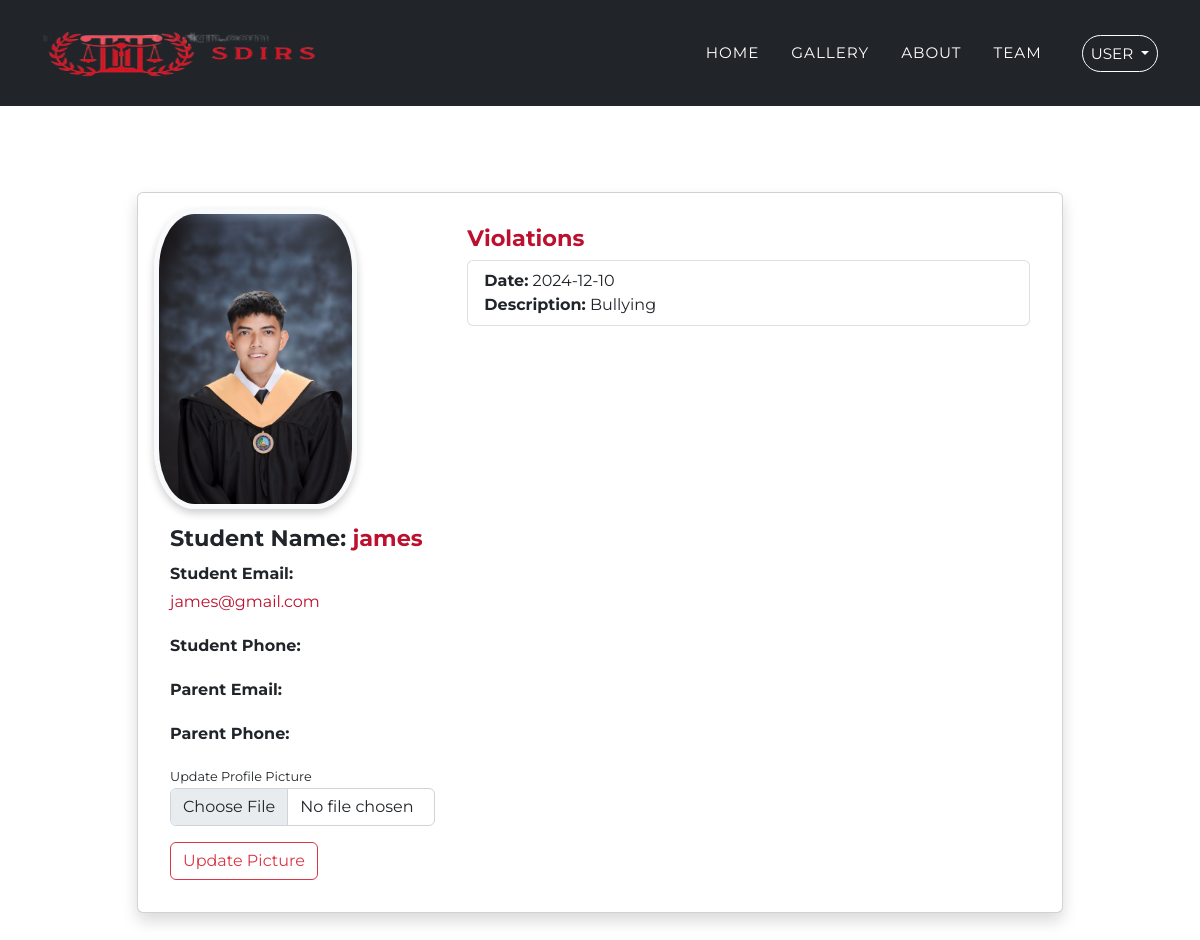
The page /student_logged/profile.php (signed in) on the database as committed earlier.
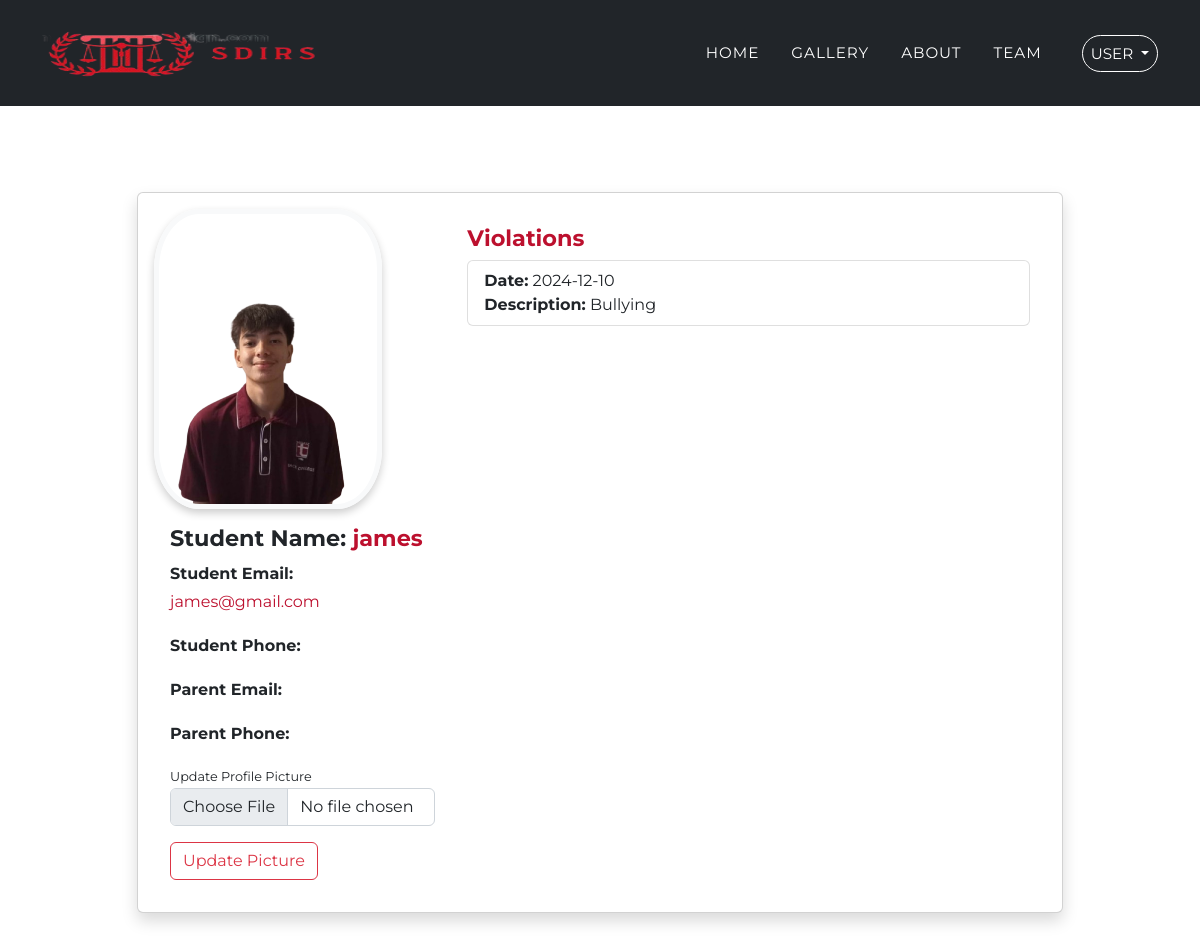
The same page on the database as committed later.
### tables this page shows
CREATE TABLE `users` (
  `id` int(11) NOT NULL,
  `name` varchar(100) NOT NULL,
  `email` varchar(100) NOT NULL,
  `password` varchar(255) NOT NULL,
  `profile_picture` varchar(255) DEFAULT 'default-profile.jpg',
  `violation_description` text DEFAULT NULL,
  `violation_date` date DEFAULT NULL,
  `student_phone` varchar(20) DEFAULT NULL,
  `parent_email` varchar(255) DEFAULT NULL,
  `parent_phone` varchar(20) DEFAULT NULL
);

### student_logged/profile.php (the view, shortened to what this page needs)
<?php
include "../include/config.php";
$user_id = $_SESSION['user_id'];
$sql = "SELECT name, email, student_phone, parent_email, parent_phone, profile_picture, violation_description, violation_date FROM users WHERE id = ?";
$stmt = $conn->prepare($sql);
$stmt->bind_param("i", $user_id);
$stmt->execute();
$result = $stmt->get_result();
$row = $result->fetch_assoc();
$violations = [];
if (!empty($row['violation_description']) && !empty($row['violation_date'])) {
    $violations[] = [
        'description' => $row['violation_description'],
        'date' => $row['violation_date']
    ];
}
?>
<!DOCTYPE html>
<html lang="en">
<head>
    <link rel="stylesheet" href="../css/styles.css" />
    <link rel="stylesheet" href="../css/profile.css" />
    <link rel="stylesheet" href="../css/modal.css" />
</head>
<body id="page-top">
    <?php include 'header.php'; ?>
    <section class="page-section mt-5" id="profile">
        <div class="container mt-5">
            <div class="row justify-content-center">
                <div class="col-lg-10">
                    <div class="card mb-4 shadow p-3 mb-5 bg-body-tertiary rounded">
                        <div class="row g-0">
                            <div class="col-md-4">
                                <img src="../img/profile/<?php echo !empty($row['profile_picture']) ? htmlspecialchars($row['profile_picture']) : 'default-profile.jpg'; ?>"
                                    class="img-fluid profile-picture"
                                    alt="Profile Picture">
                                <div class="card-body">
                                    <h5 class="card-title"><span class="text-dark">Student Name:</span> <?php echo $row['name']; ?></h5>
                                    <p class="card-text"><span class="card-p" >Student Email: </span><span class="card-span"><?php echo $row['email']; ?></span></p>
                                    <p class="card-text"><span class="card-p" >Student Phone:</span> <span class="card-span"><?php echo $row['student_phone']; ?></span></p>
                                    <p class="card-text"><span class="card-p" >Parent Email:</span> <span class="card-span"><?php echo $row['parent_email']; ?></span></p>
                                    <p class="card-text"><span class="card-p" >Parent Phone: </span><span class="card-span"><?php echo $row['parent_phone']; ?></span></p>
                                    <form action="profile.php" method="POST" enctype="multipart/form-data">
                                        <div class="form-group">
                                            <label for="profile_picture" class="update-title">Update Profile Picture</label>
                                            <input type="file" class="form-control" name="profile_picture" id="profile_picture" required>
                                        </div>
                                        <button type="submit" class="btn btn-outline-danger mt-3">Update Picture</button>
                                    </form>
                                </div>
                            </div>
                            <div class="col-md-8">
                                <div class="card-body">
                                    <h5 class="card-title">Violations</h5>
                                    <?php if (!empty($violations)): ?>
                                        <ul class="list-group">
                                            <?php foreach ($violations as $violation): ?>
                                                <li class="list-group-item">
                                                    <strong>Date:</strong> <?php echo htmlspecialchars($violation['date']); ?> <br>
                                                    <strong>Description:</strong> <?php echo htmlspecialchars($violation['description']); ?>
                                                </li>
                                            <?php endforeach; ?>
                                        </ul>
                                    <?php else: ?>
                                        <p>No violations recorded.</p>
                                    <?php endif; ?>
                                </div>
                            </div>
                        </div>
                    </div>
                </div>
            </div>
        </div>
    </section>
</body>
</html>

### student_logged/header.php (shortened to what this page needs)
<nav class="navbar navbar-expand-lg navbar-dark fixed-top" id="mainNav">
    <div class="container">
        <a class="navbar-brand" href="#page-top">
            <img src="../assets/img/logos/logo.png" alt="..." width="300px" />
        </a>
        <div class="collapse navbar-collapse" id="navbarResponsive">
            <ul class="navbar-nav text-uppercase ms-auto py-4 py-lg-0">
                <li class="nav-item"><a class="nav-link" href="index.php">Home</a></li>
                <li class="nav-item"><a class="nav-link" href="index.php#portfolio">Gallery</a></li>
                <li class="nav-item"><a class="nav-link" href="index.php#about">About</a></li>
                <li class="nav-item"><a class="nav-link" href="index.php#team">Team</a></li>
            </ul>
            <ul class="navbar-nav pl-3">
            <li class="nav-item dropdown">
                <a
                    class="signup-btn rounded-pill dropdown-toggle"
                    href="#"
                    id="userDropdown"
                    role="button"
                    data-bs-toggle="dropdown"
                    aria-expanded="false">
                    USER
                </a>
            </li>
            </ul>
        </div>
    </div>
</nav>

### css/profile.css (style rules this page uses)
#profile { font-family: "Montserrat", serif; }
.card-title { color: #bc102e; font-size: 1.4rem; }
.update-title { font-size: .8rem; }
.card-p { font-weight: bold; }
.card-span { color: #bc102e; }
.profile-picture { border-radius: 20%; border: 5px solid #f8f9fa; box-shadow: 0px 4px 8px rgba(0, 0, 0, 0.2); transition: transform 0.3s ease; height: 300px; }

### student_logged/profile.php (style rules this page uses)
.profile-picture { border-radius: 20%; border: 5px solid #f8f9fa; box-shadow: 0px 4px 8px rgba(0, 0, 0, 0.2); transition: transform 0.3s ease; height: 300px; }

Rows that differ between the two databases and show on the page:
changed users "james": profile_picture: a different picture
